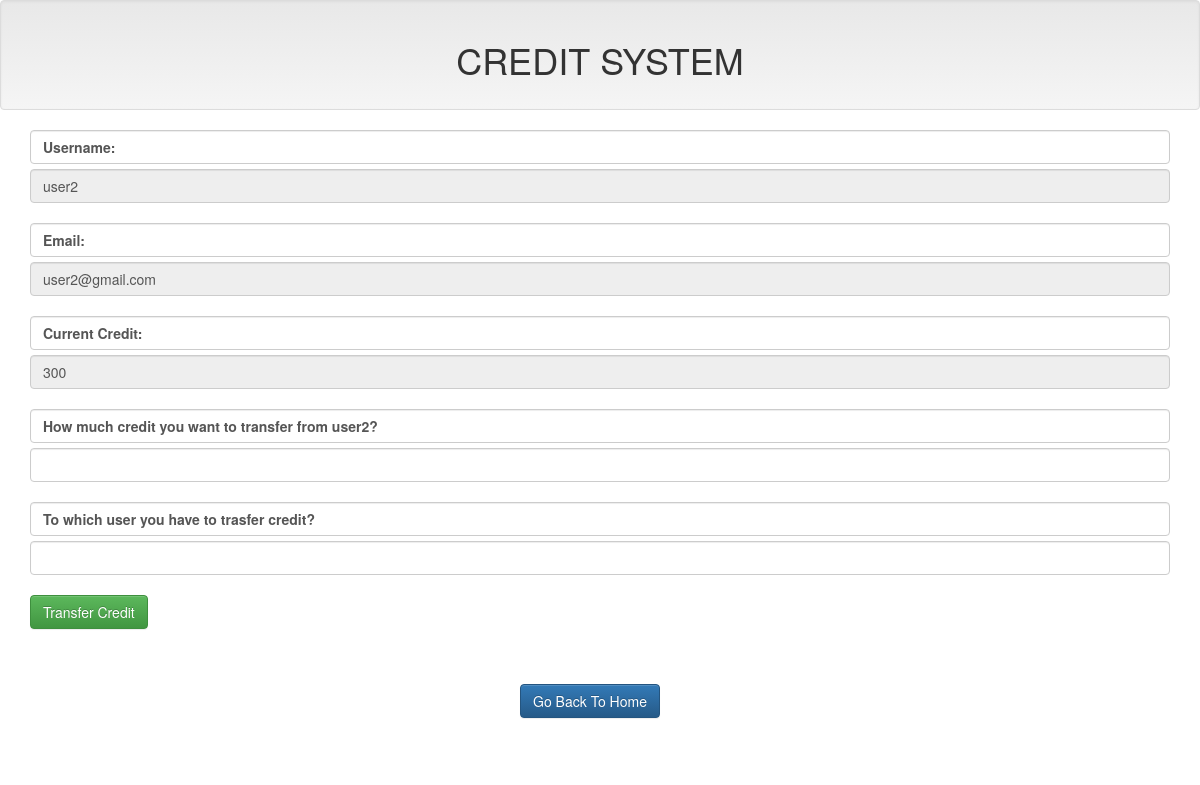
Page /users/user2.php on the committed database.
### tables this page shows
CREATE TABLE `users` (
  `id` int(11) NOT NULL,
  `username` varchar(20) NOT NULL,
  `credit` int(11) NOT NULL,
  `email` varchar(30) NOT NULL
);

### dbcon.php (called while the page is built, shortened)
<?php
	$con = mysqli_connect('localhost','id9722619_root','abhishek','id9722619_credit');
  $query2 = " SELECT * FROM `users` WHERE `username` = 'user2' ";
  $run2 = mysqli_query($con, $query2);
  $user2 = mysqli_fetch_assoc($run2);
?>

### users/user2.php (the view, shortened to what this page needs)
<?php
      include '../dbcon.php';
      include '../includes/header.php';
 ?>
 <div class="container">
   <form action="user2.php" method="post">
        <div class="form-group">
          <div>
            <label for="username" class="form-control">Username:</label>
            <input class="form-control" type="text" name="user" value="<?php echo $user2['username'] ?>" placeholder="<?php echo $user2['username']; ?>" disabled> <br/>
            <label for="email" class="form-control">Email:</label>
            <input class="form-control" type="text" name="email" value="<?php echo $user2['email']; ?>" placeholder="<?php echo $user2['email']; ?>" disabled><br/>
            <label for="currentcredit" class="form-control">Current Credit:</label>
            <input type="text" name="currentcredit" value="<?php echo $user2['credit']; ?>" class="form-control" placeholder="<?php echo $user2['credit']; ?>" disabled><br/>
            <label for="transfer" class="form-control">How much credit you want to transfer from <?php echo $user2['username']; ?>?</label>
            <input type="number" name="credit" class="form-control" ><br/>
            <label for="touser" class="form-control">To which user you have to trasfer credit?</label>
            <input type="text" name="touser"class="form-control"><br/>
            <input type="submit" name="transfer" value="Transfer Credit" class="btn btn-success">
          </div>
        </div>
   </form>
 </div>
<?php include '../includes/footer.php'; ?>

### rows in the picture
users: user "user2", email "user2@gmail.com", currentcredit "300", username "user2"
